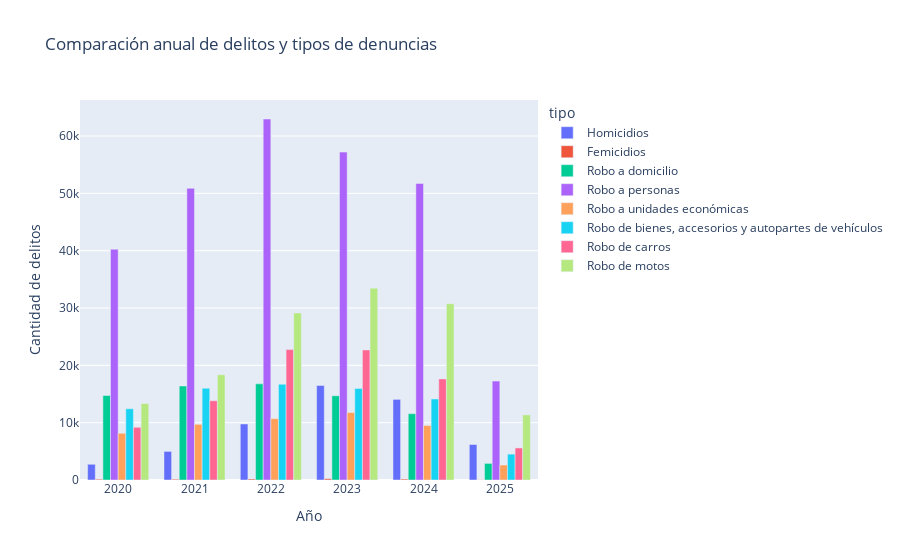

The notebook cell this image was saved under:
### Markdown cell above
### 📊 Comparación anual de homicidios, femicidios y denuncias

### Code cell
# Verificar tipo de dato antes de aplicar .dt
homicidios_long['fecha'] = pd.to_datetime(homicidios_long['fecha'], errors='coerce')
femicidios_long['fecha'] = pd.to_datetime(femicidios_long['fecha'], errors='coerce')
denuncias_long['fecha'] = pd.to_datetime(denuncias_long['fecha'], errors='coerce')

# Eliminar filas con fechas inválidas
homicidios_long = homicidios_long.dropna(subset=['fecha'])
femicidios_long = femicidios_long.dropna(subset=['fecha'])
denuncias_long = denuncias_long.dropna(subset=['fecha'])


homicidios_long['año'] = homicidios_long['fecha'].dt.year
femicidios_long['año'] = femicidios_long['fecha'].dt.year
denuncias_long['año'] = denuncias_long['fecha'].dt.year

# Paso 1: Agregar homicidios y femicidios
agg_homicidios = homicidios_long.groupby('año')['homicidios'].sum().reset_index()
agg_homicidios['tipo'] = 'Homicidios'
agg_homicidios.rename(columns={'homicidios': 'cantidad'}, inplace=True)

agg_femicidios = femicidios_long.groupby('año')['femicidios'].sum().reset_index()
agg_femicidios['tipo'] = 'Femicidios'
agg_femicidios.rename(columns={'femicidios': 'cantidad'}, inplace=True)

# Paso 2: Agregar denuncias por tipo
agg_denuncias = (
    denuncias_long
    .groupby(['año', 'delitos_de_mayor_incidencia'])['denuncias']
    .sum()
    .reset_index()
    .rename(columns={'delitos_de_mayor_incidencia': 'tipo', 'denuncias': 'cantidad'})
)

# Paso 3: Unir todo
df_combined = pd.concat([agg_homicidios, agg_femicidios, agg_denuncias], ignore_index=True)

# Paso 4: Visualizar con Plotly
import plotly.express as px

fig = px.bar(df_combined,
             x='año',
             y='cantidad',
             color='tipo',
             barmode='group',
             title='Comparación anual de delitos y tipos de denuncias')

fig.update_layout(xaxis_title='Año', yaxis_title='Cantidad de delitos')
fig.show()

### Figure 1 — Plotly figure (JSON) as saved in the notebook; plotly's stock layout.template omitted (floating-point values rounded to 4 significant figures)
{"data": [{"alignmentgroup": "True", "hovertemplate": "tipo=Homicidios<br>año=%{x}<br>cantidad=%{y}<extra></extra>", "legendgroup": "Homicidios", "marker": {"color": "#636efa", "pattern": {"shape": ""}}, "name": "Homicidios", "offsetgroup": "Homicidios", "orientation": "v", "showlegend": true, "textposition": "auto", "type": "bar", "x": [2020, 2021, 2022, 2023, 2024, 2025], "xaxis": "x", "y": [2744, 4990, 9772, 16496, 14066, 6190], "yaxis": "y"}, {"alignmentgroup": "True", "hovertemplate": "tipo=Femicidios<br>año=%{x}<br>cantidad=%{y}<extra></extra>", "legendgroup": "Femicidios", "marker": {"color": "#EF553B", "pattern": {"shape": ""}}, "name": "Femicidios", "offsetgroup": "Femicidios", "orientation": "v", "showlegend": true, "textposition": "auto", "type": "bar", "x": [2020, 2021, 2022, 2023, 2024, 2025], "xaxis": "x", "y": [142, 138, 176, 224, 166, 38], "yaxis": "y"}, {"alignmentgroup": "True", "hovertemplate": "tipo=Robo a domicilio<br>año=%{x}<br>cantidad=%{y}<extra></extra>", "legendgroup": "Robo a domicilio", "marker": {"color": "#00cc96", "pattern": {"shape": ""}}, "name": "Robo a domicilio", "offsetgroup": "Robo a domicilio", "orientation": "v", "showlegend": true, "textposition": "auto", "type": "bar", "x": [2020, 2021, 2022, 2023, 2024, 2025], "xaxis": "x", "y": [14738, 16396, 16772, 14696, 11572, 2896], "yaxis": "y"}, {"alignmentgroup": "True", "hovertemplate": "tipo=Robo a personas<br>año=%{x}<br>cantidad=%{y}<extra></extra>", "legendgroup": "Robo a personas", "marker": {"color": "#ab63fa", "pattern": {"shape": ""}}, "name": "Robo a personas", "offsetgroup": "Robo a personas", "orientation": "v", "showlegend": true, "textposition": "auto", "type": "bar", "x": [2020, 2021, 2022, 2023, 2024, 2025], "xaxis": "x", "y": [40252, 50880, 62970, 57194, 51734, 17258], "yaxis": "y"}, {"alignmentgroup": "True", "hovertemplate": "tipo=Robo a unidades económicas<br>año=%{x}<br>cantidad=%{y}<extra></extra>", "legendgroup": "Robo a unidades económicas", "marker": {"color": "#FFA15A", "pattern": {"shape": ""}}, "name": "Robo a unidades económicas", "offsetgroup": "Robo a unidades económicas", "orientation": "v", "showlegend": true, "textposition": "auto", "type": "bar", "x": [2020, 2021, 2022, 2023, 2024, 2025], "xaxis": "x", "y": [8156, 9714, 10706, 11766, 9504, 2616], "yaxis": "y"}, {"alignmentgroup": "True", "hovertemplate": "tipo=Robo de bienes, accesorios y autopartes de vehículos<br>año=%{x}<br>cantidad=%{y}<extra></extra>", "legendgroup": "Robo de bienes, accesorios y autopartes de vehículos", "marker": {"color": "#19d3f3", "pattern": {"shape": ""}}, "name": "Robo de bienes, accesorios y autopartes de vehículos", "offsetgroup": "Robo de bienes, accesorios y autopartes de vehículos", "orientation": "v", "showlegend": true, "textposition": "auto", "type": "bar", "x": [2020, 2021, 2022, 2023, 2024, 2025], "xaxis": "x", "y": [12428, 16000, 16708, 15976, 14136, 4512], "yaxis": "y"}, {"alignmentgroup": "True", "hovertemplate": "tipo=Robo de carros<br>año=%{x}<br>cantidad=%{y}<extra></extra>", "legendgroup": "Robo de carros", "marker": {"color": "#FF6692", "pattern": {"shape": ""}}, "name": "Robo de carros", "offsetgroup": "Robo de carros", "orientation": "v", "showlegend": true, "textposition": "auto", "type": "bar", "x": [2020, 2021, 2022, 2023, 2024, 2025], "xaxis": "x", "y": [9192, 13822, 22744, 22682, 17636, 5592], "yaxis": "y"}, {"alignmentgroup": "True", "hovertemplate": "tipo=Robo de motos<br>año=%{x}<br>cantidad=%{y}<extra></extra>", "legendgroup": "Robo de motos", "marker": {"color": "#B6E880", "pattern": {"shape": ""}}, "name": "Robo de motos", "offsetgroup": "Robo de motos", "orientation": "v", "showlegend": true, "textposition": "auto", "type": "bar", "x": [2020, 2021, 2022, 2023, 2024, 2025], "xaxis": "x", "y": [13332, 18356, 29134, 33464, 30740, 11362], "yaxis": "y"}], "layout": {"barmode": "group", "legend": {"title": {"text": "tipo"}, "tracegroupgap": 0}, "title": {"text": "Comparación anual de delitos y tipos de denuncias"}, "xaxis": {"anchor": "y", "domain": [0, 1], "title": {"text": "Año"}}, "yaxis": {"anchor": "x", "domain": [0, 1], "title": {"text": "Cantidad de delitos"}}}}
